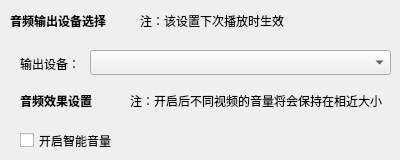
           <widget class="QWidget" name="page_3">
            <widget class="QLabel" name="label_29">
             <property name="geometry">
              <rect>
               <x>10</x>
               <y>10</y>
               <width>106</width>
               <height>21</height>
              </rect>
             </property>
             <property name="font">
              <font>
               <weight>75</weight>
               <bold>true</bold>
              </font>
             </property>
             <property name="text">
              <string>音频输出设备选择</string>
             </property>
            </widget>
            <widget class="QLabel" name="label_30">
             <property name="geometry">
              <rect>
               <x>140</x>
               <y>10</y>
               <width>151</width>
               <height>21</height>
              </rect>
             </property>
             <property name="text">
              <string>注：该设置下次播放时生效</string>
             </property>
            </widget>
            <widget class="QComboBox" name="comboBox_shucushebei">
             <property name="geometry">
              <rect>
               <x>90</x>
               <y>50</y>
               <width>301</width>
               <height>25</height>
              </rect>
             </property>
            </widget>
            <widget class="QLabel" name="label_31">
             <property name="geometry">
              <rect>
               <x>20</x>
               <y>50</y>
               <width>61</width>
               <height>27</height>
              </rect>
             </property>
             <property name="text">
              <string>输出设备：</string>
             </property>
            </widget>
            <widget class="QLabel" name="label_32">
             <property name="geometry">
              <rect>
               <x>20</x>
               <y>90</y>
               <width>91</width>
               <height>21</height>
              </rect>
             </property>
             <property name="font">
              <font>
               <weight>75</weight>
               <bold>true</bold>
              </font>
             </property>
             <property name="text">
              <string>音频效果设置</string>
             </property>
            </widget>
            <widget class="QLabel" name="label_33">
             <property name="geometry">
              <rect>
               <x>130</x>
               <y>90</y>
               <width>261</width>
               <height>21</height>
              </rect>
             </property>
             <property name="text">
              <string>注：开启后不同视频的音量将会保持在相近大小</string>
             </property>
            </widget>
            <widget class="QCheckBox" name="checkBox_smartaudio">
             <property name="geometry">
              <rect>
               <x>20</x>
               <y>130</y>
               <width>101</width>
               <height>21</height>
              </rect>
             </property>
             <property name="styleSheet">
              <string notr="true">QCheckBox::indicator
{

}
QCheckBox::indicator:checked
{
border-image: url(:/images/checked_set.png);
}

QCheckBox::indicator:unchecked
{
border-image: url(:/images/uncheck_set.png);
}</string>
             </property>
             <property name="text">
              <string>开启智能音量</string>
             </property>
            </widget>
           </widget>
